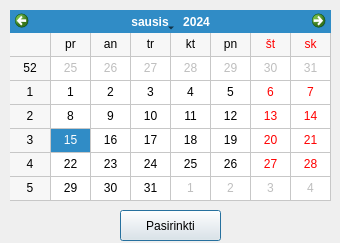
<?xml version="1.0" encoding="UTF-8"?>
<ui version="4.0">
 <class>DateSelection</class>
 <widget class="QDialog" name="DateSelection">
  <property name="geometry">
   <rect>
    <x>0</x>
    <y>0</y>
    <width>340</width>
    <height>243</height>
   </rect>
  </property>
  <property name="sizePolicy">
   <sizepolicy hsizetype="Fixed" vsizetype="Fixed">
    <horstretch>0</horstretch>
    <verstretch>0</verstretch>
   </sizepolicy>
  </property>
  <property name="minimumSize">
   <size>
    <width>340</width>
    <height>243</height>
   </size>
  </property>
  <property name="maximumSize">
   <size>
    <width>340</width>
    <height>243</height>
   </size>
  </property>
  <property name="windowTitle">
   <string>Dialog</string>
  </property>
  <property name="sizeGripEnabled">
   <bool>false</bool>
  </property>
  <property name="modal">
   <bool>false</bool>
  </property>
  <widget class="QCalendarWidget" name="calendarWidget">
   <property name="geometry">
    <rect>
     <x>10</x>
     <y>10</y>
     <width>321</width>
     <height>191</height>
    </rect>
   </property>
   <property name="locale">
    <locale language="Lithuanian" country="Lithuania"/>
   </property>
   <property name="firstDayOfWeek">
    <enum>Qt::Monday</enum>
   </property>
   <property name="gridVisible">
    <bool>true</bool>
   </property>
   <property name="horizontalHeaderFormat">
    <enum>QCalendarWidget::ShortDayNames</enum>
   </property>
  </widget>
  <widget class="QPushButton" name="pushButton">
   <property name="geometry">
    <rect>
     <x>120</x>
     <y>210</y>
     <width>101</width>
     <height>31</height>
    </rect>
   </property>
   <property name="text">
    <string>Pasirinkti</string>
   </property>
  </widget>
 </widget>
 <resources/>
 <connections/>
</ui>
